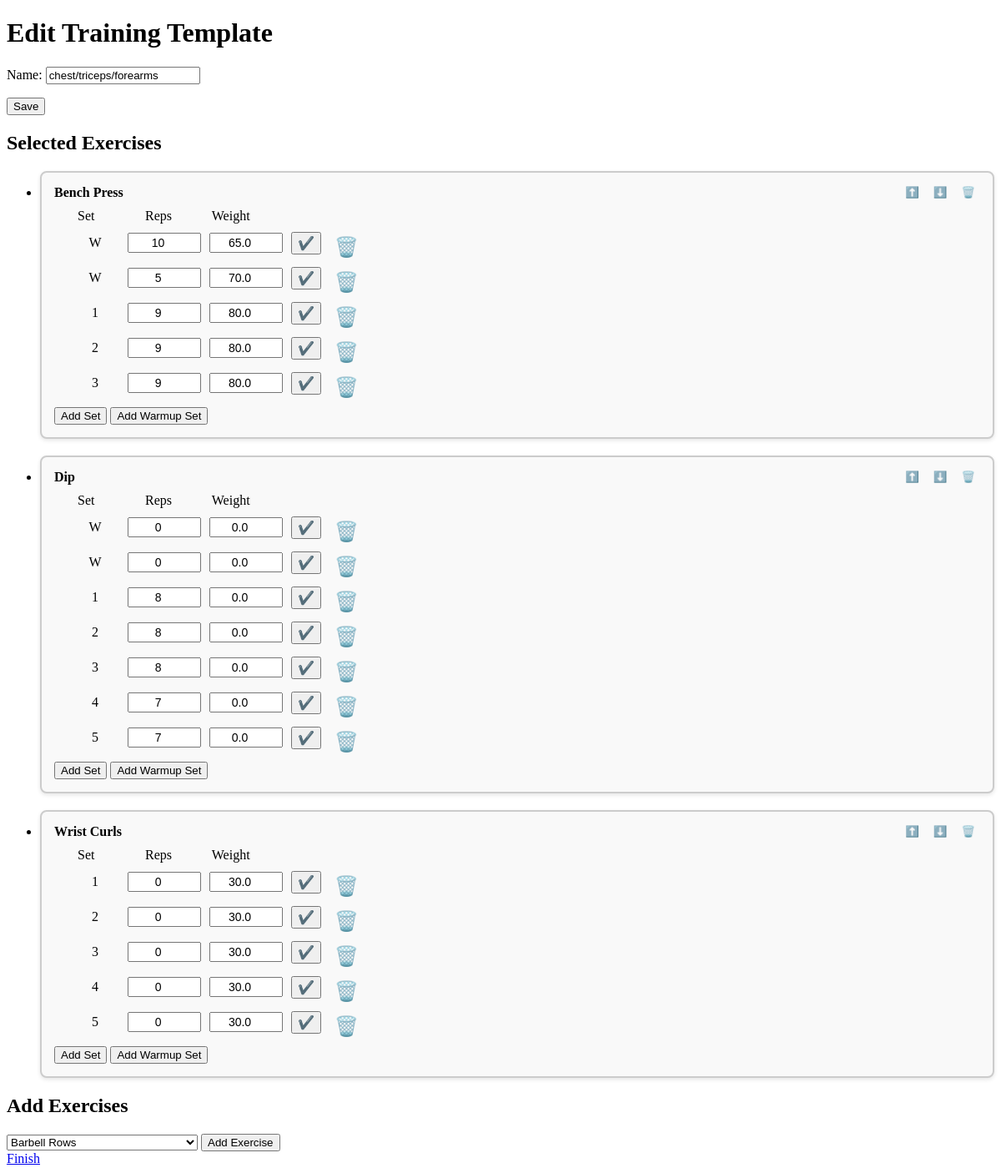
Before: /training-templates/edit/21/ with the older database file.
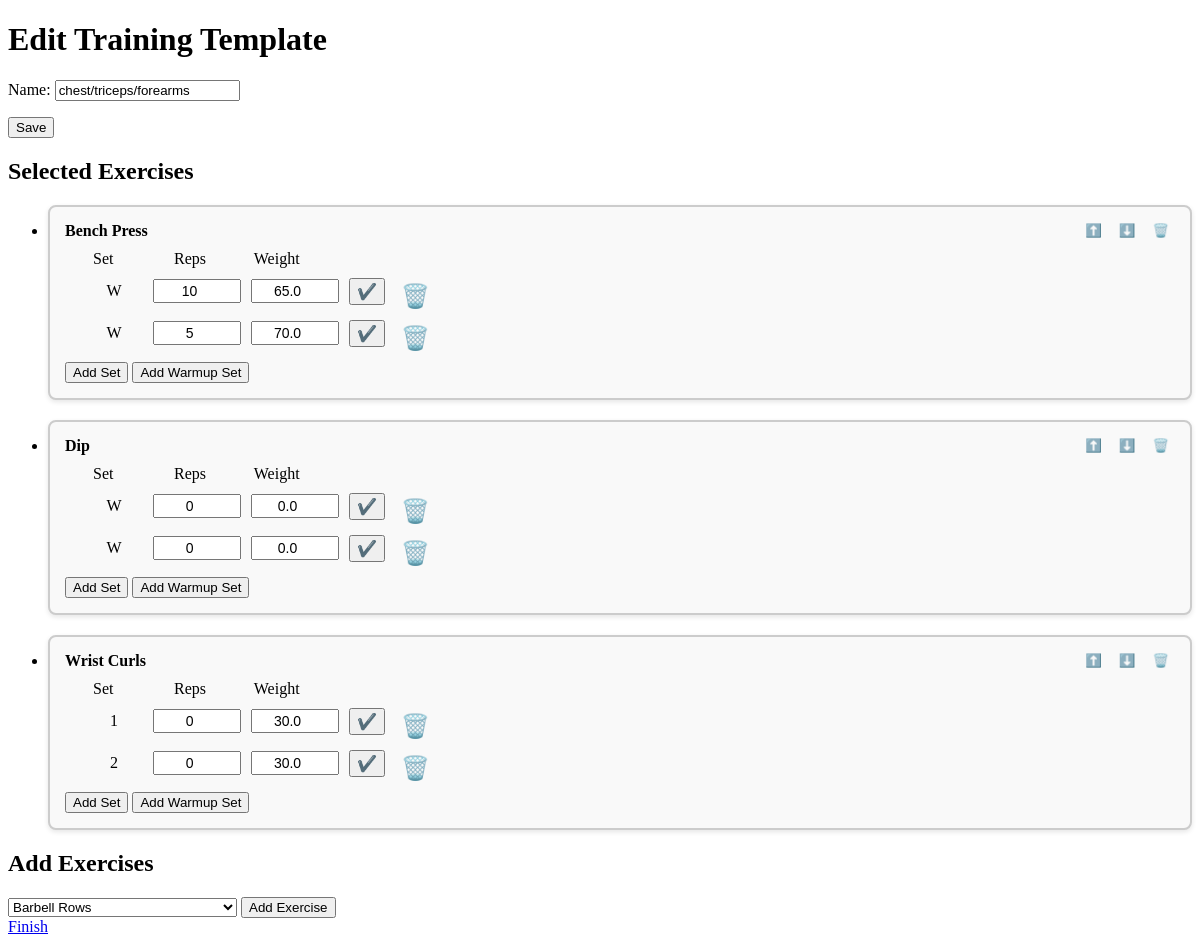
After: the same page with the newer database file.
### training_templates/models.py (models this page shows, shortened)
class TrainingTemplate(models.Model):
    name = models.CharField(max_length=100)
    exercises = models.ManyToManyField(Exercise, through='ExerciseOrder')

class ExerciseOrder(models.Model):
    training_template = models.ForeignKey(TrainingTemplate, on_delete=models.CASCADE)
    exercise = models.ForeignKey(Exercise, on_delete=models.CASCADE)
    order = models.PositiveIntegerField()
    class Meta:
        ordering = ['order']

class Set(models.Model):
    exercise_order = models.ForeignKey(ExerciseOrder, related_name='sets', on_delete=models.CASCADE)
    set_type = models.CharField(max_length=2, choices=SetType.choices, default=SetType.NUMBERED)
    weight = models.FloatField()
    reps = models.IntegerField()
    class Meta:
        ordering = [
            models.Case(
                models.When(set_type='W', then=models.Value(0)),
                models.When(set_type__regex=r'^\d+$', then=models.Value(1)),
                default=models.Value(2),
                output_field=models.IntegerField(),
            ),
            models.Case(
                models.When(set_type='W', then=models.Value(0)),
                default=models.F('set_type'),
                output_field=models.IntegerField(),
            )
        ]

### exercises/models.py (models this page shows, shortened)
class Exercise(models.Model):
    name = models.CharField(max_length=100)
    main_body_part = models.ForeignKey(BodyPart, on_delete=models.CASCADE, related_name='main_body_exercises')
    additional_body_parts = models.ManyToManyField(BodyPart, related_name='additional_body_exercises', blank=True)
    class Meta:
        ordering = ['name']  # Specify ordering by name

### training_templates/views.py (the view, shortened to what this page needs)
# urls.py: path('edit/<int:template_id>/', create_or_edit_training_template, name='edit_training_template'),
def create_or_edit_training_template(request, template_id=None):
    if template_id:
        training_template = get_object_or_404(TrainingTemplate, id=template_id)
    else:
        training_template = None
    form = TrainingTemplateForm(instance=training_template)
    set_form = SetForm()
    available_exercises, selected_exercises = get_exercises(training_template)
    return render(request, 'training_templates/create_training_template.html', {
        'form': form,
        'set_form': set_form,
        'exercises': available_exercises,
        'selected_exercises': selected_exercises,
        'template_id': template_id,
    })

### training_templates/forms.py
class TrainingTemplateForm(forms.ModelForm):
    class Meta:
        model = TrainingTemplate
        fields = ['name']

class SetForm(forms.ModelForm):
    class Meta:
        model = Set
        fields = ['set_type', 'weight', 'reps']

### training_templates/views.py (called while the page is built)
def get_exercises(training_template):
    selected_exercise_ids = ExerciseOrder.objects.filter(training_template=training_template).\
        values_list('exercise_id', flat=True)
    available_exercises = Exercise.objects.exclude(id__in=selected_exercise_ids)
    selected_exercises = ExerciseOrder.objects.filter(training_template=training_template).order_by('order') \
        if training_template else []
    return available_exercises, selected_exercises

### training_templates/templates/training_templates/create_training_template.html (shortened to what this page needs)
<!DOCTYPE html>
<html>
<head>
    {% load static %}
    <link rel="stylesheet" type="text/css" href="{% static 'training_templates/styles-2.css' %}">
</head>
<body>
    <h1>{% if template_id %}Edit{% else %}Create{% endif %} Training Template</h1>
    <form method="post" action="{% if template_id %}{% url 'edit_training_template' template_id=template_id %}{% else %}{% url 'create_training_template' %}{% endif %}">
        {{ form.as_p }}
        <button type="submit" name="name-form">Save</button>
    </form>
    {% if template_id %}
        {% include 'training_templates/selected_exercises.html' %}
        {% include 'training_templates/add_exercise.html' %}
    {% endif %}
    <a href="{% url 'training_template_list' %}">Finish</a>
</body>
</html>

### training_templates/templates/training_templates/selected_exercises.html (shortened to what this page needs)
{% if selected_exercises %}
    <h2>Selected Exercises</h2>
    <ul>
        {% for exercise_order in selected_exercises %}
            <li>
                <div class="exercise-container">
                    <div class="exercise-header">
                        <span class="exercise-name">{{ exercise_order.exercise.name }}</span>
                        <div class="control-icons">
                            <form method="post" action="{% url 'move_up_exercise' template_id=template_id exercise_id=exercise_order.exercise.id %}" style="display:inline;">
                                <button type="submit" class="arrow-btn">⬆️</button>
                            </form>
                            <form method="post" action="{% url 'move_down_exercise' template_id=template_id exercise_id=exercise_order.exercise.id %}" style="display:inline;">
                                <button type="submit" class="arrow-btn">⬇️</button>
                            </form>
                            <form method="post" action="{% url 'delete_exercise' template_id=template_id exercise_id=exercise_order.exercise.id %}" style="display:inline;">
                                <button type="submit" class="trashcan-btn">🗑️</button>
                            </form>
                        </div>
                    </div>
                    <div class="sets-container" >
                        <div class="set-legend">
                            <span class="set-legend-item">Set</span>
                            <span class="set-legend-item">Reps</span>
                            <span class="set-legend-item">Weight</span>
                        </div>
                        <div class="sets-list">
                            <ul>
                                {% for set in exercise_order.sets.all %}
                                    <li>
                                        <div class="set-line">
                                            <div class="set-form-container">
                                                <form method="post" class="edit-set-form">
                                                    <span class="set-type-display">{{ set.set_type }}</span>
                                                    <input type="number" name="reps" value="{{ set.reps }}" required>
                                                    <input type="number" name="weight" value="{{ set.weight }}" required>
                                                    <button type="submit" name="edit-set-form">✔️</button>
                                                </form>
                                            </div>
                                            <div class="set-trashcan-btn-container">
                                                <form method="post" action="{% url 'delete_set' template_id=template_id set_id=set.id %}" class="set-trashcan-btn">
                                                    <button type="submit" class="set-trashcan-btn">🗑️</button>
                                                </form>
                                            </div>
                                        </div>
                                    </li>
                                {% endfor %}
                            </ul>
                        </div>
                    </div>
                    <div class="add-set-form-container" id="add-set-form-{{ exercise_order.id }}">
                        <form method="post" action="{% url 'edit_training_template' template_id=template_id %}">
                            <button type="submit" name="add-set-form">Add Set</button>
                            <button type="submit" name="add-warmup-set-form">Add Warmup Set</button>
                        </form>
                    </div>
                </div>
            </li>
        {% endfor %}
    </ul>
{% endif %}

### training_templates/templates/training_templates/add_exercise.html (shortened to what this page needs)
{% if exercises %}
    <h2>Add Exercises</h2>
    <form method="post" action="{% url 'add_exercise' template_id=template_id %}">
        <select name="exercise">
            {% for exercise in exercises %}
                <option value="{{ exercise.id }}">{{ exercise.name }}</option>
            {% endfor %}
        </select>
        <button type="submit">Add Exercise</button>
    </form>
{% endif %}

### training_templates/static/training_templates/styles-2.css (style rules this page uses)
.exercise-container { margin-bottom: 20px; border: 2px solid #ccc; border-radius: 8px; padding: 15px; background-color: #f9f9f9; box-shadow: 0 2px 5px rgba(0, 0, 0, 0.1); }
.exercise-header { display: flex; align-items: center; justify-content: space-between; margin-bottom: 10px; }
.exercise-name { flex-grow: 1; margin-right: 10px; font-weight: bold; }
.control-icons { display: flex; align-items: center; gap: 5px; }
.set-legend, .edit-set-form { display: flex; justify-content: space-between; align-items: center; width: 100%; max-width: 250px; gap: 10px; margin-bottom: 10px; }
.set-legend-item, .set-type-display { width: 100px; text-align: center; }
.sets-list { margin-top: 10px; margin-left: 20px; }
.sets-list ul { list-style-type: none; padding: 0; margin: 0; }
.sets-list li { margin-bottom: 5px; }
.arrow-btn, .trashcan-btn, .set-trashcan-btn { background: none; border: none; cursor: pointer; display: flex; align-items: center; }
.set-trashcan-btn { background: none; border: none; cursor: pointer; display: flex; align-items: center; color: #6c757d; font-size: 1.2em; margin-left: 5px; }
.edit-set-form { display: flex; align-items: center; width: 100%; max-width: 300px; }
.edit-set-form input[type="number"] { width: 80px; padding: 2px; font-size: 14px; text-align: center; }
.edit-set-form button[name="edit-set-form"] { font-size: 1em; padding: 2px 6px; }
.set-trashcan-btn-container { display: flex; align-items: center; }
.set-line { display: flex; align-items: center; }

Changed rows visible on the page:
removed Set: set_type "1", reps "9", weight "80.0", shown under ExerciseOrder "Bench Press"
removed Set: set_type "2", reps "9", weight "80.0", shown under ExerciseOrder "Bench Press"
removed Set: set_type "3", reps "9", weight "80.0", shown under ExerciseOrder "Bench Press"
removed Set: set_type "1", reps "8", weight "0.0", shown under ExerciseOrder "Dip"
removed Set: set_type "2", reps "8", weight "0.0", shown under ExerciseOrder "Dip"
removed Set: set_type "3", reps "8", weight "0.0", shown under ExerciseOrder "Dip"
removed Set: set_type "4", reps "7", weight "0.0", shown under ExerciseOrder "Dip"
removed Set: set_type "5", reps "7", weight "0.0", shown under ExerciseOrder "Dip"
removed Set: set_type "3", reps "0", weight "30.0", shown under ExerciseOrder "Wrist Curls"
removed Set: set_type "4", reps "0", weight "30.0", shown under ExerciseOrder "Wrist Curls"
removed Set: set_type "5", reps "0", weight "30.0", shown under ExerciseOrder "Wrist Curls"
